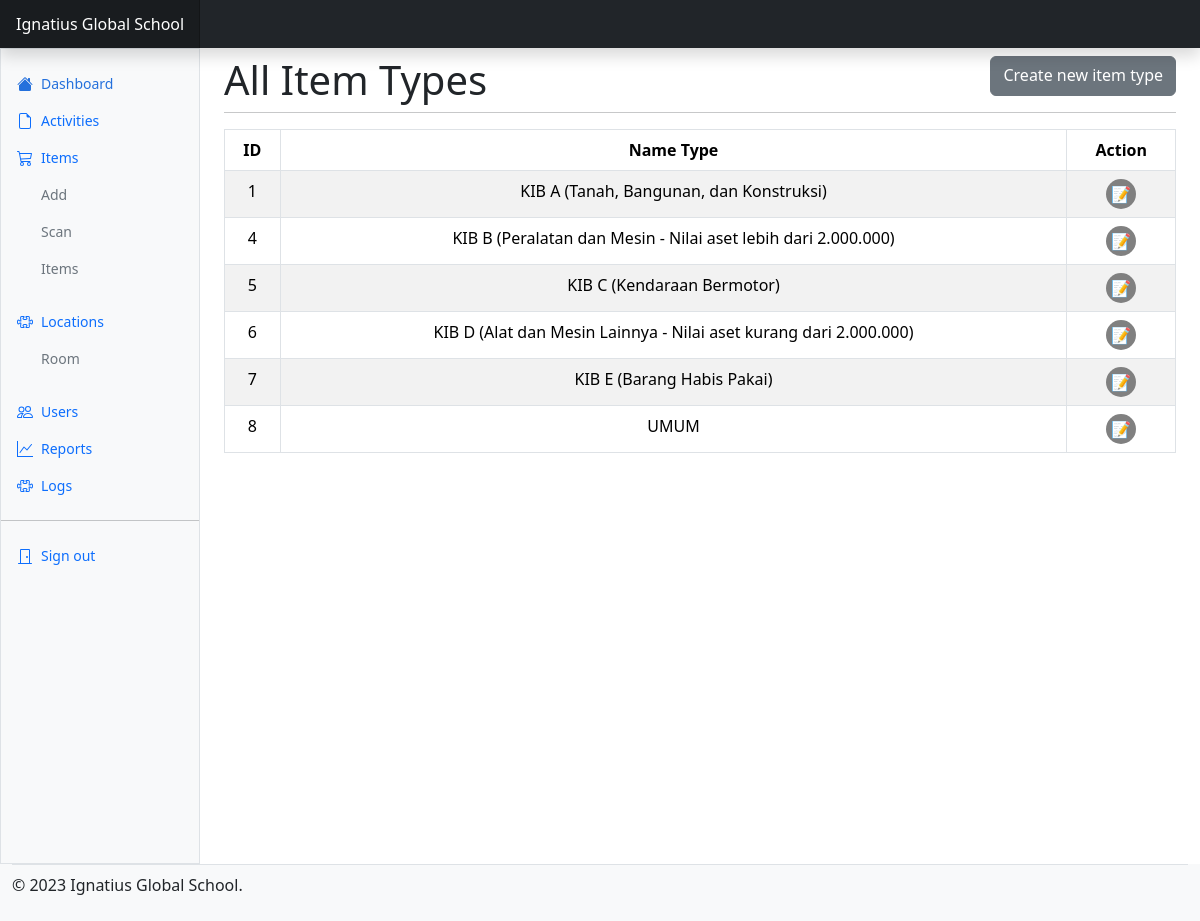
The app's page /item_types (signed in), older data.
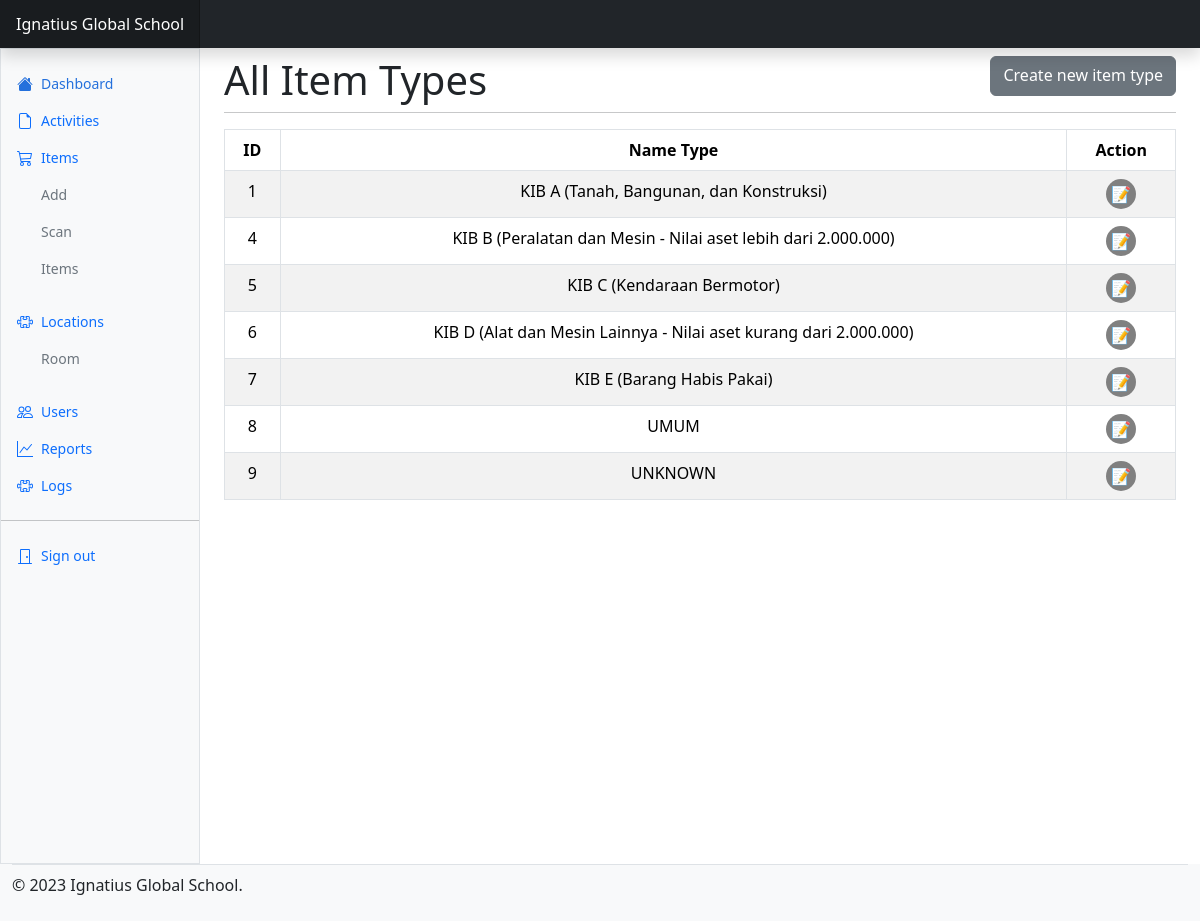
The same page, newer data.
### application/models/items/item_types.py (models this page shows, shortened)
class ItemType(db.Model):
    __tablename__ = "item_types"
    id = db.Column(db.Integer, primary_key = True)
    name_type = db.Column(db.String(256), nullable = False)
    description = db.Column(db.Text)
    date_created = db.Column(db.DateTime, default = datetime.utcnow())
    date_updated = db.Column(db.DateTime)
    created_by = db.Column(db.Integer, db.ForeignKey("users.id"), nullable = False)
    items = db.relationship("Item", backref="items_in_category", lazy = True)

### application/routes/items/item_types.py (the view)
@item_types.route('/item_types')
@login_required
def all():
    item_types = ItemType.query.all()
    data = []
    for item_type in item_types:
        data.append({
            'ID': item_type.id,
            'Name Type': item_type.name_type,
            'Action': f'<div class="action-btn"><a href="{url_for("item_types.update", id=item_type.id)}">📝</a></div>' #<a style="margin-left: 15px;" href="{url_for("item_types.delete", id=item_type.id)}">❌</a>
        })
    df = pd.DataFrame(data)
    html_table = df.to_html(classes='table table-striped table-bordered', escape=False, index=False)
    return render_template('pages/item_types/view_all_item_types.html', title="All Item Types", html_table=html_table)

### application/utils/__init__.py (called while the page is built)
@login_manager.user_loader
def load_user(user_id):
    return User.query.get(int(user_id))

### application/views/pages/item_types/view_all_item_types.html
{% extends 'layout.html' %}
{% block content %}
    <div class="content-header d-flex justify-content-between" style="height: 40px;">
        <h1>{{ title }}</h1>
        <a class="btn btn-secondary" href="{{ url_for('item_types.add') }}">Create new item type</a>
    </div>
    <hr>
    <div class="text-center">
        {{ html_table | safe }}
    </div>
{% endblock content %}

Row changes from the older to the newer data that the page shows:
no longer on this page (row unchanged): ItemType: name_type "ID Name Type Action 1 KIB A (Tanah, Bangunan, dan Konstruksi) 📝 4 KIB B (Peralatan dan Mesin - Nilai aset lebih dari 2.000.000) 📝 5 KIB C (Kendaraan Bermotor) 📝 6 KIB D (Alat dan Mesin Lainnya - Nilai aset kurang dari 2.000.000) 📝 7 KIB E (Barang Habis Pakai) 📝 8 UMUM 📝"
added ItemType: name_type "ID Name Type Action 1 KIB A (Tanah, Bangunan, dan Konstruksi) 📝 4 KIB B (Peralatan dan Mesin - Nilai aset lebih dari 2.000.000) 📝 5 KIB C (Kendaraan Bermotor) 📝 6 KIB D (Alat dan Mesin Lainnya - Nilai aset kurang dari 2.000.000) 📝 7 KIB E (Barang Habis Pakai) 📝 8 UMUM 📝 9 UNKNOWN 📝"
